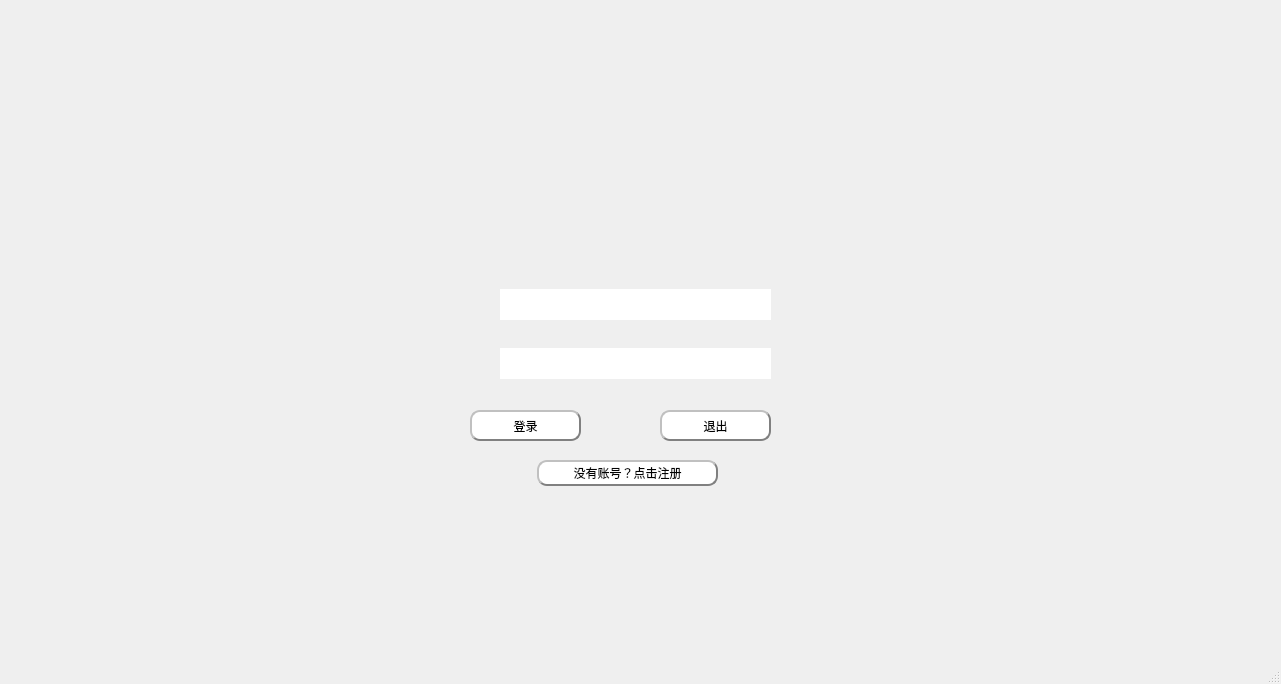
<?xml version="1.0" encoding="UTF-8"?>
<ui version="4.0">
 <class>LoginMain</class>
 <widget class="QMainWindow" name="LoginMain">
  <property name="geometry">
   <rect>
    <x>0</x>
    <y>0</y>
    <width>1281</width>
    <height>684</height>
   </rect>
  </property>
  <property name="maximumSize">
   <size>
    <width>1281</width>
    <height>684</height>
   </size>
  </property>
  <property name="windowTitle">
   <string>LoginMain</string>
  </property>
  <property name="styleSheet">
   <string notr="true">QLineEdit{
border:none;
}
QPushButton{
background-color: #ffffff;
border-radius: 10px;
border: 2px groove gray;
border-style: outset;
}</string>
  </property>
  <widget class="QWidget" name="centralwidget">
   <widget class="QLabel" name="label">
    <property name="geometry">
     <rect>
      <x>0</x>
      <y>0</y>
      <width>1631</width>
      <height>831</height>
     </rect>
    </property>
    <property name="styleSheet">
     <string notr="true">background-image: url(:/res/login_bg/login_bg2.JPG);</string>
    </property>
    <property name="text">
     <string/>
    </property>
   </widget>
   <widget class="QPushButton" name="btn_login">
    <property name="geometry">
     <rect>
      <x>470</x>
      <y>410</y>
      <width>111</width>
      <height>31</height>
     </rect>
    </property>
    <property name="text">
     <string>登录</string>
    </property>
   </widget>
   <widget class="QPushButton" name="btn_quit">
    <property name="geometry">
     <rect>
      <x>660</x>
      <y>410</y>
      <width>111</width>
      <height>31</height>
     </rect>
    </property>
    <property name="text">
     <string>退出</string>
    </property>
   </widget>
   <widget class="QLineEdit" name="username">
    <property name="geometry">
     <rect>
      <x>500</x>
      <y>289</y>
      <width>271</width>
      <height>31</height>
     </rect>
    </property>
   </widget>
   <widget class="QLineEdit" name="password">
    <property name="geometry">
     <rect>
      <x>500</x>
      <y>348</y>
      <width>271</width>
      <height>31</height>
     </rect>
    </property>
   </widget>
   <widget class="QPushButton" name="btn_href">
    <property name="geometry">
     <rect>
      <x>537</x>
      <y>460</y>
      <width>181</width>
      <height>26</height>
     </rect>
    </property>
    <property name="text">
     <string>没有账号？点击注册</string>
    </property>
   </widget>
  </widget>
  <widget class="QStatusBar" name="statusbar"/>
 </widget>
 <resources>
  <include location="res/img.qrc"/>
 </resources>
 <connections/>
</ui>
